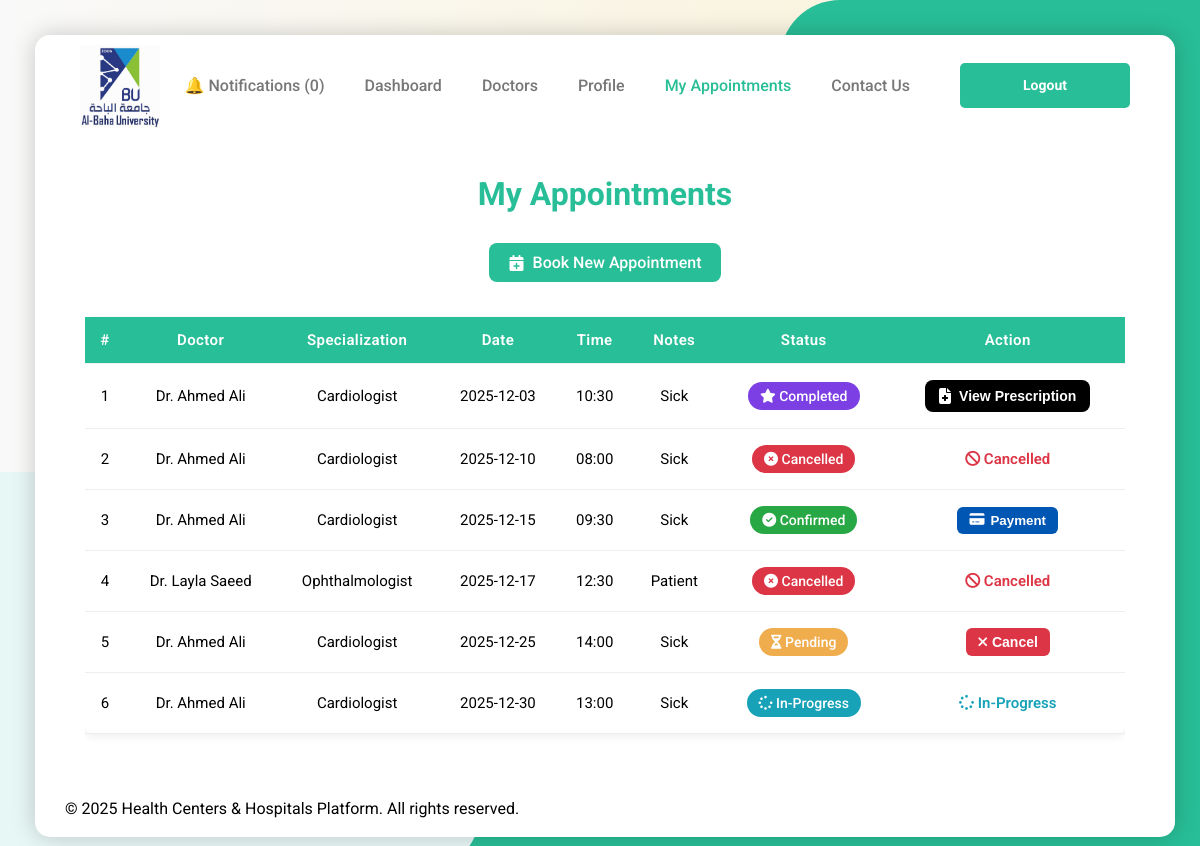
/user_appointments.php (signed in), run on the app's committed database.
### tables this page shows
CREATE TABLE `appointments` (
  `id` int(11) NOT NULL,
  `user_id` int(11) NOT NULL,
  `doctor_id` int(11) NOT NULL,
  `appointment_date` date NOT NULL,
  `appointment_time` time NOT NULL,
  `notes` text DEFAULT NULL,
  `fee` decimal(10,0) NOT NULL,
  `created_at` timestamp NOT NULL DEFAULT current_timestamp(),
  `status` varchar(50) DEFAULT 'Pending'
);

CREATE TABLE `doctors` (
  `id` int(11) NOT NULL,
  `name` varchar(100) NOT NULL,
  `specialization` varchar(100) NOT NULL,
  `image` varchar(255) NOT NULL,
  `user_id` int(11) DEFAULT NULL,
  `fee` decimal(10,2) NOT NULL DEFAULT 100.00
);

### user_data.php (called while the page is built, shortened)
<?php
require_once __DIR__ . '/config.php';
$user_id = $_SESSION['user_id'];
$stmt = $pdo->prepare("SELECT COUNT(*) FROM notifications WHERE user_id = ? AND status = 'unread'");
$stmt->execute([$user_id]);
$notifCount = $stmt->fetchColumn();
?>

### user_appointments.php (the view, shortened to what this page needs)
<?php
require 'config/config.php';
require 'config/user_data.php';
$stmt = $pdo->prepare("
    SELECT a.*, d.name AS doctor_name, d.specialization, d.fee
    FROM appointments a
    JOIN doctors d ON a.doctor_id = d.user_id
    WHERE a.user_id = ?
    ORDER BY a.appointment_date ASC, a.appointment_time ASC
");
$stmt->execute([$user_id]);
$appointments = $stmt->fetchAll(PDO::FETCH_ASSOC);
?>
<!DOCTYPE html>
<html lang="en">
<head>
  <link rel="stylesheet" href="https://cdnjs.cloudflare.com/ajax/libs/font-awesome/6.4.0/css/all.min.css" />
  <link rel="stylesheet" href="../css/styles.css" />
</head>
<body>
  <div class="home-section">
    <div class="effects"><div class="bg-effect"></div></div>
    <div class="container">
      <header class="header">
        <a href="user_dashboard.php" class="logo">
          <img src="../logo/logo.jpg" alt="Health Centers Logo" />
        </a>
        <nav class="links" aria-label="Main Navigation">
          <ul class="nav-bar">
            <li><a href="user_notifications.php">🔔 Notifications (<?= $notifCount ?>)</a></li>
            <li><a href="user_dashboard.php">Dashboard</a></li>
            <li><a href="doctors.php">Doctors</a></li>
            <li><a href="user_profile.php">Profile</a></li>
            <li><a href="user_appointments.php" class="active">My Appointments</a></li>
            <li><a href="contact_us.php">Contact Us</a></li>
            <li><a href="logout.php" class="register">Logout</a></li>
          </ul>
        </nav>
      </header>
      <main class="wrapper1">
        <h1>My Appointments</h1>
        <div class="actions">
          <a href="doctors.php" class="btn-book">
            <i class="fa-solid fa-calendar-plus"></i> Book New Appointment
          </a>
        </div>
        <?php if (count($appointments) === 0): ?>
          <p class="no-appointments">You have no appointments yet.</p>
        <?php else: ?>
          <div class="table-wrapper">
            <table class="appointments-table">
              <thead>
                <tr>
                  <th>#</th>
                  <th>Doctor</th>
                  <th>Specialization</th>
                  <th>Date</th>
                  <th>Time</th>
                  <th>Notes</th>
                  <th>Status</th>
                  <th>Action</th>
                </tr>
              </thead>
              <tbody>
                <?php foreach ($appointments as $index => $app): ?>
                <tr>
                  <td><?= $index + 1 ?></td>
                  <td><?= htmlspecialchars($app['doctor_name']) ?></td>
                  <td><?= htmlspecialchars($app['specialization']) ?></td>
                  <td><?= htmlspecialchars($app['appointment_date']) ?></td>
                  <td><?= htmlspecialchars(substr($app['appointment_time'], 0, 5)) ?></td>
                  <td><?= htmlspecialchars($app['notes'] ?: '-') ?></td>
                  <td class="status <?= htmlspecialchars($app['status']) ?>">
                    <?php if ($app['status'] === 'Pending'): ?>
                      <span class="status-badge Pending"><i class="fa-solid fa-hourglass-half"></i> Pending</span>
                    <?php elseif ($app['status'] === 'Confirmed'): ?>
                      <span class="status-badge Confirmed"><i class="fa-solid fa-circle-check"></i> Confirmed</span>
                    <?php elseif ($app['status'] === 'Completed'): ?>
                      <span class="status-badge Completed"><i class="fa-solid fa-star completed-icon"></i> Completed</span>
                    <?php elseif ($app['status'] === 'In-Progress'): ?>
                      <span class="status-badge In-Progress"><i class="fa-solid fa-spinner fa-spin"></i> In-Progress</span>
                    <?php elseif ($app['status'] === 'Cancelled'): ?>
                      <span class="status-badge Cancelled"><i class="fa-solid fa-circle-xmark"></i> Cancelled</span>
                    <?php endif; ?>
                  </td>
                  <td>
                    <?php if ($app['status'] === 'Pending'): ?>
                      <form method="POST" onsubmit="return confirm('Are you sure you want to cancel this appointment?');">
                        <button type="submit" class="btn-cancel"><i class="fa-solid fa-times"></i> Cancel</button>
                      </form>
                    <?php elseif ($app['status'] === 'In-Progress'): ?>
                      <span class="inprogress-text"><i class="fa-solid fa-spinner fa-spin"></i> In-Progress</span>
                    <?php elseif ($app['status'] === 'Completed'): ?>
                      <form method="GET" action="user_prescription.php">
                        <button type="submit" class="btn-view">
                          <i class="fa-solid fa-file-medical"></i> View Prescription
                        </button>
                      </form>
                    <?php elseif ($app['status'] === 'Cancelled'): ?>
                      <span class="cancelled-text"><i class="fa-solid fa-ban"></i> Cancelled</span>
                    <?php elseif ($app['status'] === 'Confirmed'): ?>
                      <form action="user_payment.php" method="GET">
                        <button type="submit" class="btn-payment">
                          <i class="fa-solid fa-credit-card"></i> Payment
                        </button>
                      </form>
                    <?php endif; ?>
                  </td>
                </tr>
                <?php endforeach; ?>
              </tbody>
            </table>
          </div>
        <?php endif; ?>
      </main>
        <footer>
          <p>&copy; <time datetime="2025">2025</time> Health Centers & Hospitals Platform. All rights reserved.</p>
          <p>&nbsp;</p>
        </footer>
      </div>
    </div>
</body>
</html>

### data on the page
appointments: doctors.name "Dr. Ahmed Ali", doctors.specialization "Cardiologist", appointment_date "2025-12-03", appointment_time "10:30", notes "Sick", status "Completed" (drawn)
appointments: doctors.name "Dr. Ahmed Ali", doctors.specialization "Cardiologist", appointment_date "2025-12-10", appointment_time "08:00", notes "Sick", status "Cancelled" (drawn)
appointments: doctors.name "Dr. Ahmed Ali", doctors.specialization "Cardiologist", appointment_date "2025-12-15", appointment_time "09:30", notes "Sick", status "Confirmed" (drawn)
appointments: doctors.name "Dr. Layla Saeed", doctors.specialization "Ophthalmologist", appointment_date "2025-12-17", appointment_time "12:30", notes "Patient", status "Cancelled" (drawn)
appointments: doctors.name "Dr. Ahmed Ali", doctors.specialization "Cardiologist", appointment_date "2025-12-25", appointment_time "14:00", notes "Sick", status "Pending" (drawn)
appointments: doctors.name "Dr. Ahmed Ali", doctors.specialization "Cardiologist", appointment_date "2025-12-30", appointment_time "13:00", notes "Sick", status "In-Progress" (drawn)

### other printed values
$notifCount "0"
